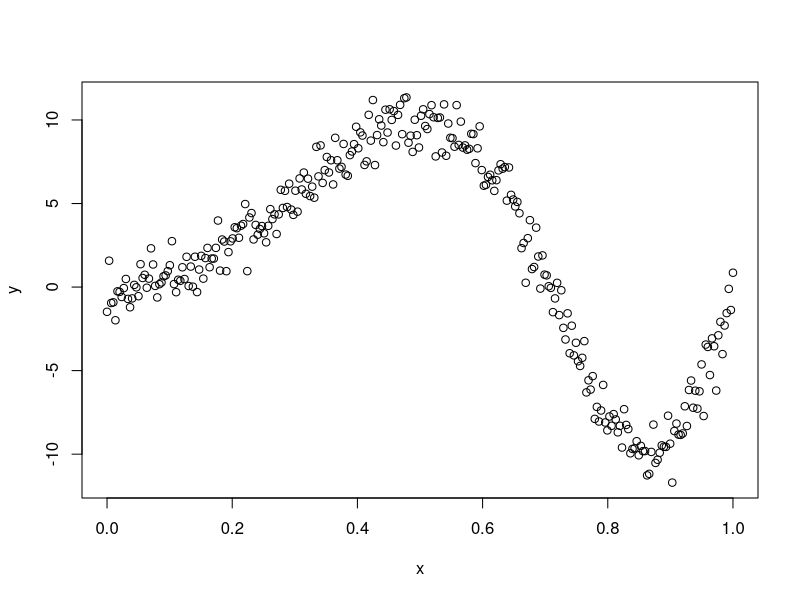
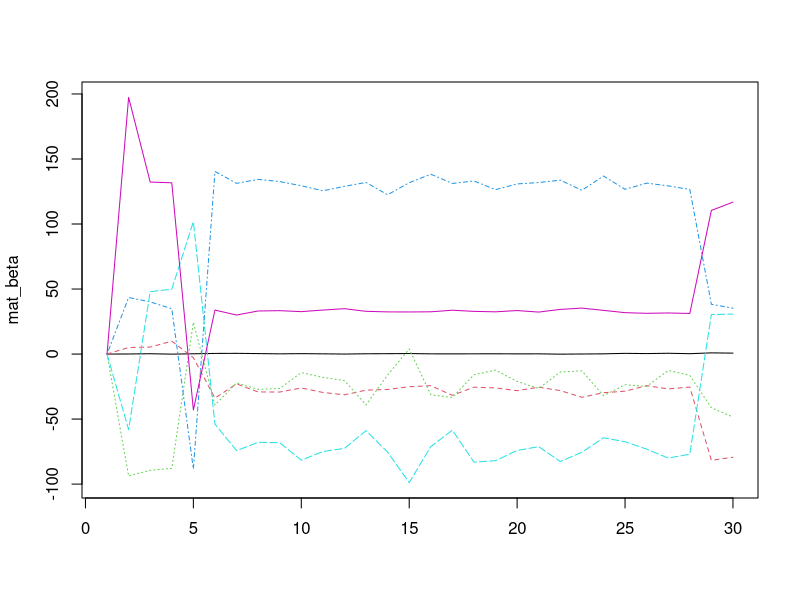
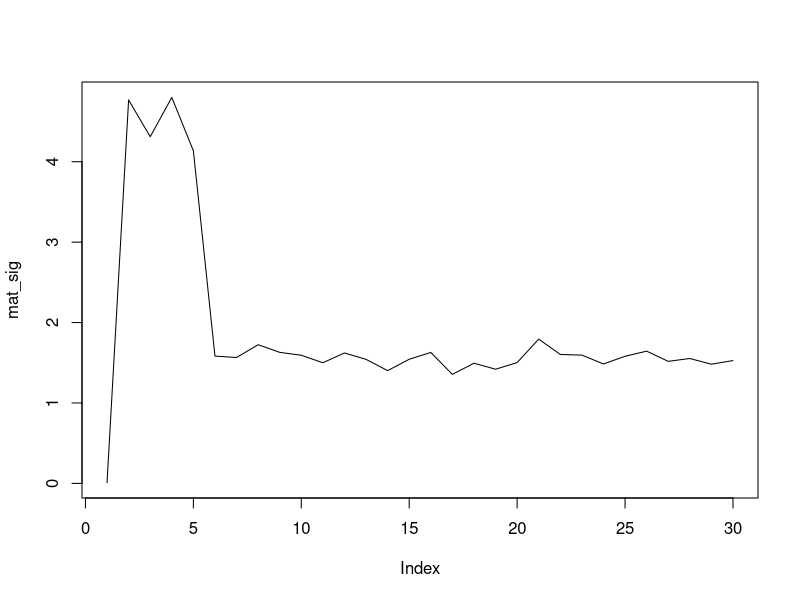
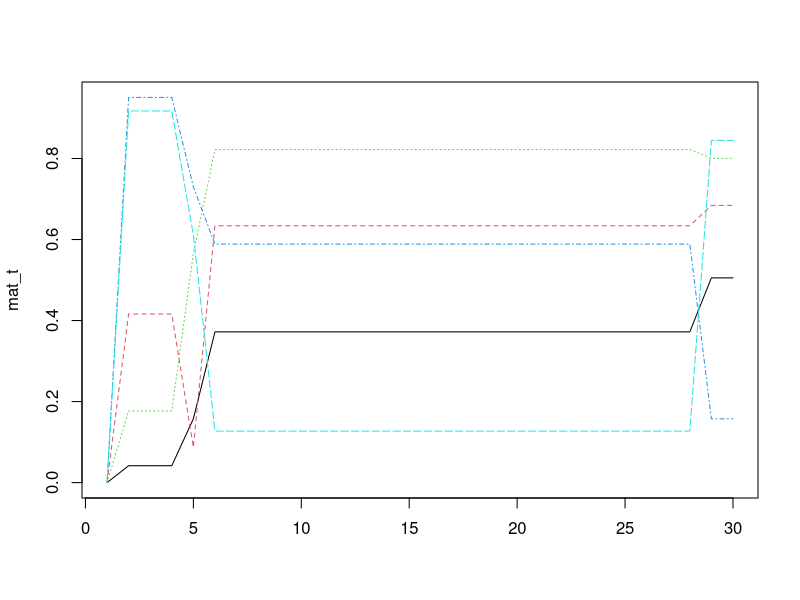

Write R code to recreate these figures, in order.
## ---- chunk 1
knitr::opts_chunk$set(echo = TRUE)
## ---- chunk 2
set.seed(12)
n<-300
x<-seq(0,1,length.out=n)
y<-sin(2*pi*x^2)*10+rnorm(n)
plot(x,y)
## ---- chunk 3
library(mvtnorm)

mcmc_spline <- function(nknot = 5) {
  
  p_t <- function(sig_sq, betahat, X) {
    (-1/(2*sig_sq)) * t(y - (X %*% betahat)) %*% (y - (X %*% betahat))
  }
  
  p_sig <- function(a = 0, b = 0, X, beta) {
    n <- nrow(X)
    a_term <- a + (n/2)
    b_term <- 0.5 * (2*b + (t(y - (X %*% beta)) %*% (y - (X %*% beta))))
    1 / rgamma(1, shape = a_term, rate = b_term)
  }
  
  p_beta <- function(sig_sq, tau_sq = 1000, X) {
    p = ncol(X)-1
    sig <- solve( (1/sig_sq) * (t(X) %*% X) + (1/tau_sq) * diag(p+1) )
    mu <- (1/sig_sq) * sig %*% t(X) %*% y
    rmvnorm(1, mean = mu, sigma = sig)
  }
  
  bhat <- function(sig_sq, tau_sq = 1000, X) {
    p = ncol(X)-1
    sig <- solve( (1/sig_sq) * (t(X) %*% X) + (1/tau_sq) * diag(p+1) )
    mu <- (1/sig_sq) * sig %*% t(X) %*% y
    mu
  }
  
  met_gibbs <- function(its) {
    
    mat_t <- matrix(NA, its, nknot)
    mat_t[1,] <- rep(0, nknot)
    
    ## INITIALIZE X_curr ##
    X_curr <- matrix(NA, nknot, length(x))
    s <- sample(1, nknot, replace = TRUE)
    for(i in 1:nknot) {
        for(j in 1:length(x)) {
          X_curr[i,j] <- max(s[i] * (x[j] - mat_t[1,i]), 0)
        } #creating basis
      } #X Matrix 
    X_curr <- t(X_curr); X_curr <- cbind(1, X_curr)
    
    mat_beta <- matrix(NA, its, ncol(X_curr))
    mat_sig <- rep(NA, its)
    
    mat_sig[1] <- 0.01
    mat_beta[1,] <- rep(0, ncol(X_curr))
    
    ar <- 0
    for(it in 2:its) {
      propose_t <- function(x) {
        log(dunif(x, 0, 1))
      }
    
      candidate_t <- runif(nknot, 0, 1)
      
      ### CREATE BASIS FUNCTIONS FROM THIS t-vector  ###
      
      s <- sample(1, nknot, replace = TRUE)
      
      X_cand <- matrix(NA, nknot, length(x))
      
      for(i in 1:nknot) {
        for(j in 1:length(x)) {
          X_cand[i,j] <- max(s[i] * (x[j] - candidate_t[i]), 0)
        } #creating basis
      } #X Matrix
      
      X_cand <- t(X_cand)
      X_cand <- cbind(1, X_cand)
      
      ratio <- 
        (p_t(sig_sq = mat_sig[it-1], betahat = bhat(mat_sig[it-1], X = X_cand), X = X_cand)
         - propose_t(candidate_t)) -
        (p_t(sig_sq = mat_sig[it-1], betahat = bhat(mat_sig[it-1], X = X_curr), X = X_curr)
         - propose_t(mat_t[it-1,]))
      
      accept_prob <- min(0, ratio)
      u <- log(runif(1))
      #browser()
      if(u < accept_prob) {
        ar <- ar + 1
        mat_t[it,] <- candidate_t
        X_curr <- X_cand
      } else {
        mat_t[it,] <- mat_t[it-1,]
      }
      
      mat_beta[it,] <- p_beta(sig_sq = mat_sig[it-1], X = X_curr)
      mat_sig[it] <- p_sig(beta = mat_beta[it,], X = X_curr)
    }
    list(mat_beta, mat_sig, mat_t, X_curr, ar/its)
  }

  its <- 30
  a <- met_gibbs(its = its)
  mat_beta <- a[[1]] #beta values
  mat_sig <- a[[2]] #sig^2 values
  mat_t <- a[[3]]
  X_curr <- a[[4]]
  ar <- a[[5]]
  
  list(mat_beta, mat_sig, mat_t, X_curr, ar)
}

## ---- chunk 4
res <- mcmc_spline()
mat_beta <- res[[1]]
mat_sig <- res[[2]]
mat_t <- res[[3]]
X_curr <- res[[4]]
ar <- res[[5]]
## ---- chunk 5
matplot(mat_beta, type = "l")
plot(mat_sig, type = "l")
matplot(mat_t, type = "l")
colMeans(mat_beta)
mean(mat_sig)
ar
